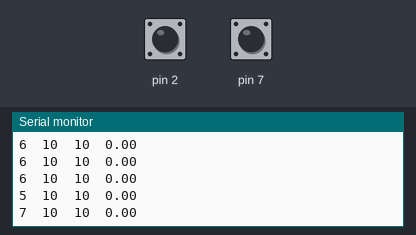
The sketch below on a simulated Arduino Uno, built with avr-gcc and run on an emulated ATmega328P. Parts: the last lines printed to the serial monitor. The inputs (shaded band) are chosen by the test bench; at power-on: pin 2 HIGH, pin 7 HIGH.

Above: at 1.2 s.
1.3 s: pin 2 pulled LOW for 1 s
At 1.9 s:
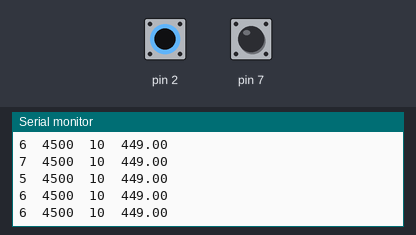
5.3 s: pin 7 pulled LOW for 0.15 s
6.9 s: pin 2 pulled LOW for 1 s
At 7.5 s:
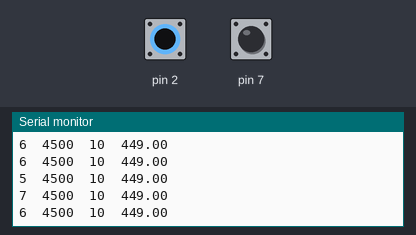
9.4 s: pin 2 pulled LOW for 0.15 s
12.5 s: pin 7 driven LOW
At 13.3 s:
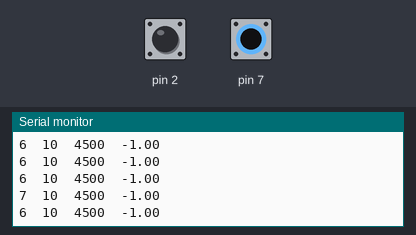
15.5 s: pin 7 pulsed HIGH 2 times (0.12 s each, 0.3 s apart)
Timing chart, 0 to 18.5 s (numbered marks = the images above; inputs shaded):
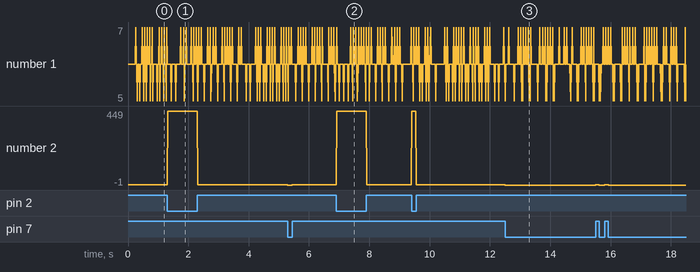

The sketch:

CapacitiveSensorSketch.ino
```cpp
#include <CapacitiveSensor.h>

CapacitiveSensor   cs_4_2 = CapacitiveSensor(4,2);        // 1M resistor between pins 4 & 2, pin 2 is sensor pin
CapacitiveSensor   cs_8_7 = CapacitiveSensor(8,7);        // 1M resistor between pins 5 & 3, pin 3 is sensor pin


void setup()
{

   cs_4_2.set_CS_AutocaL_Millis(0xFFFFFFFF);     // turn off autocalibrate on channel 1 - just as an example
   cs_8_7.set_CS_AutocaL_Millis(0xFFFFFFFF);     // turn off autocalibrate on channel 2 - just as an example
   Serial.begin(38400);
   Serial.println("started...");
}

void loop()
{
    long start = millis();
    long left =  cs_4_2.capacitiveSensor(30);
    long right =  cs_8_7.capacitiveSensor(30);

    Serial.print(millis() - start);        // check on performance in milliseconds
    Serial.print("\t");                    // tab character for debug windown spacing

    Serial.print(left);                  // print sensor output 1
    Serial.print("\t");
    Serial.print(right);                  // print sensor output 2
    Serial.print("\t");
    Serial.print((left - right) / (right * 1.0));
    Serial.println();

    delay(10);                             // arbitrary delay to limit data to serial port
}
```

Measured:
- after the input at 1.3 s, the serial monitor: prints a new line at once (image 1)
- after the input at 6.9 s, the serial monitor: prints a new line at once (image 2)
- after the input at 12.5 s, the serial monitor: prints a new line at once (image 3)
- plotted number 2: 0 → -1 after the input at 12.5 s
